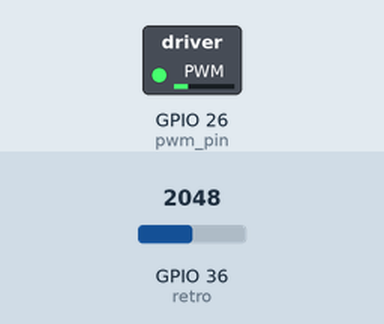
Recording of a sketch running on a simulated ESP32. Parts: switched loads named in the sketch (green lamp = pin HIGH). The test bench sets the inputs (shaded band); at power-on: GPIO 36 (retro) = 2048.

Above: at 1.2 s.
1.3 s: GPIO 36 (retro) set to 1228
At 2.5 s:
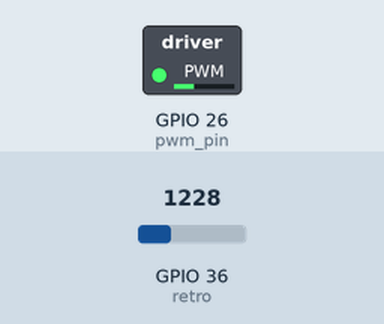
2.8 s: GPIO 36 (retro) set to 2047
At 3.9 s:
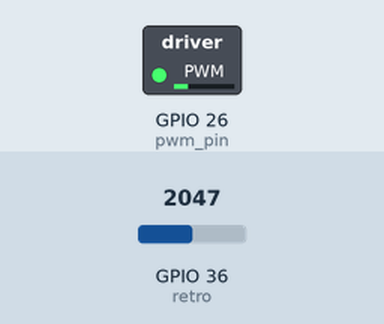
Timing chart, 0 to 5.8 s (numbered marks = the images above; inputs shaded):
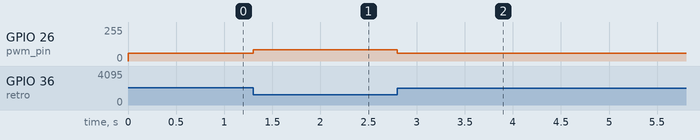

The sketch:

Gear_Motor_P_control.ino
```cpp
const uint16_t frecuencia = 980;
const uint8_t canal = 0, resolucion = 12;

const uint8_t pwm_pin = 26;
const uint8_t retro = 36;

uint64_t now = 0, lastTime = 0, lastTime2 = 0;

float setPoint = 0.0;
float retroBits = 0.0;

uint32_t sampleTime = 1000;

float kp = 16.6742;

float u = 0.0, un = 0.0;
float e = 0.0;

float kn = 0.0, offset = 10.0;

bool flag = false;

void setup() {
  Serial.begin(9600);
  ledcSetup(canal, frecuencia, resolucion);
  ledcAttachPin(pwm_pin, canal);
  ledcWrite(canal, 0);

  kn = 180.0/4095.0;
}

void loop() {
  now = micros();

  if (Serial.available() > 0) {
    String inputString = Serial.readStringUntil('\n'); // Leer la cadena enviada por el puerto serial
    inputString.trim(); // Eliminar cualquier espacio en blanco adicional
    if(inputString.indexOf("s") != -1){
      setPoint = (inputString.substring(1)).toInt();
      if (setPoint < 0) setPoint = 0;
      if (setPoint > 180) setPoint = 180;
    }
  }

  if (now - lastTime > sampleTime){
    retroBits = analogRead(retro)*kn + offset;
    e = setPoint - retroBits;
    u = kp*e;
    lastTime = now;

    if (u < -3000.0) u = -3000.0;
    if(u > 3000.0) u = 3000.0;
    /*
    un = (u + 3000.0)*(3935.0/6000.0) + 80.0;
    ledcWrite(canal, un);
    */
    flag = !flag;
    if(flag){
      un = (u + 3000.0)*(3935.0/6000.0) + 80.0;
      ledcWrite(canal, un);
    }
  }
  /*
  if(now - lastTime2 >= 500000){
    Serial.printf("C(s): %.2f, G(s): %.2f\n", u, retroBits);
    lastTime2 = now;
  }
  */
}
```

Measured:
- after the input at 1.3 s, GPIO 26 (pwm_pin): 59/255 → 84/255 at once
- after the input at 2.8 s, GPIO 26 (pwm_pin): 84/255 → 59/255 at once
